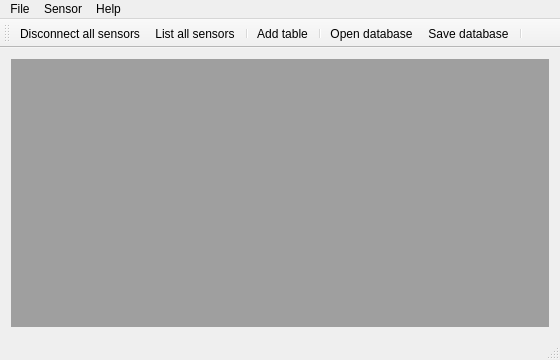
<?xml version="1.0" encoding="UTF-8"?>
<ui version="4.0">
 <class>iSense</class>
 <widget class="QMainWindow" name="iSense">
  <property name="geometry">
   <rect>
    <x>0</x>
    <y>0</y>
    <width>560</width>
    <height>360</height>
   </rect>
  </property>
  <property name="sizePolicy">
   <sizepolicy hsizetype="MinimumExpanding" vsizetype="MinimumExpanding">
    <horstretch>0</horstretch>
    <verstretch>0</verstretch>
   </sizepolicy>
  </property>
  <property name="minimumSize">
   <size>
    <width>560</width>
    <height>360</height>
   </size>
  </property>
  <property name="windowTitle">
   <string>ISense</string>
  </property>
  <widget class="QWidget" name="centralWidget">
   <layout class="QVBoxLayout" name="verticalLayout">
    <item>
     <widget class="QMdiArea" name="mdiArea"/>
    </item>
   </layout>
  </widget>
  <widget class="QMenuBar" name="menuBar">
   <property name="geometry">
    <rect>
     <x>0</x>
     <y>0</y>
     <width>560</width>
     <height>21</height>
    </rect>
   </property>
   <widget class="QMenu" name="menuFile">
    <property name="title">
     <string>File</string>
    </property>
    <addaction name="separator"/>
    <addaction name="actionExit"/>
    <addaction name="separator"/>
   </widget>
   <widget class="QMenu" name="menuSensor">
    <property name="title">
     <string>Sensor</string>
    </property>
    <addaction name="actionList_all_sensors"/>
    <addaction name="separator"/>
    <addaction name="actionDisconnect_all_sensors"/>
   </widget>
   <widget class="QMenu" name="menuHelp">
    <property name="title">
     <string>Help</string>
    </property>
    <addaction name="actionAbout"/>
    <addaction name="actionAbout_QT"/>
   </widget>
   <addaction name="menuFile"/>
   <addaction name="menuSensor"/>
   <addaction name="menuHelp"/>
  </widget>
  <widget class="QToolBar" name="mainToolBar">
   <property name="orientation">
    <enum>Qt::Horizontal</enum>
   </property>
   <property name="toolButtonStyle">
    <enum>Qt::ToolButtonTextUnderIcon</enum>
   </property>
   <attribute name="toolBarArea">
    <enum>TopToolBarArea</enum>
   </attribute>
   <attribute name="toolBarBreak">
    <bool>false</bool>
   </attribute>
   <addaction name="actionDisconnect_all_sensors"/>
   <addaction name="actionList_all_sensors"/>
   <addaction name="separator"/>
   <addaction name="actionAdd_table"/>
   <addaction name="separator"/>
   <addaction name="actionOpen_database"/>
   <addaction name="actionSave_database"/>
   <addaction name="separator"/>
  </widget>
  <widget class="QStatusBar" name="statusBar"/>
  <action name="actionList_all_sensors">
   <property name="icon">
    <iconset resource="icons.qrc">
     <normaloff>:/Icons/Icons/TableSensors.png</normaloff>:/Icons/Icons/TableSensors.png</iconset>
   </property>
   <property name="text">
    <string>List all sensors</string>
   </property>
  </action>
  <action name="actionDisconnect_all_sensors">
   <property name="icon">
    <iconset resource="icons.qrc">
     <normaloff>:/Icons/Icons/Delete.png</normaloff>:/Icons/Icons/Delete.png</iconset>
   </property>
   <property name="text">
    <string>Disconnect all sensors</string>
   </property>
  </action>
  <action name="actionExit">
   <property name="icon">
    <iconset resource="icons.qrc">
     <normaloff>:/Icons/Icons/Exit.png</normaloff>:/Icons/Icons/Exit.png</iconset>
   </property>
   <property name="text">
    <string>Exit</string>
   </property>
  </action>
  <action name="actionAbout">
   <property name="text">
    <string>About</string>
   </property>
  </action>
  <action name="actionAbout_QT">
   <property name="text">
    <string>About QT</string>
   </property>
  </action>
  <action name="actionOpen_database">
   <property name="icon">
    <iconset resource="icons.qrc">
     <normaloff>:/Icons/Icons/Open.png</normaloff>:/Icons/Icons/Open.png</iconset>
   </property>
   <property name="text">
    <string>Open database</string>
   </property>
  </action>
  <action name="actionSave_database">
   <property name="icon">
    <iconset resource="icons.qrc">
     <normaloff>:/Icons/Icons/Save.png</normaloff>:/Icons/Icons/Save.png</iconset>
   </property>
   <property name="text">
    <string>Save database</string>
   </property>
  </action>
  <action name="actionAdd_table">
   <property name="icon">
    <iconset resource="icons.qrc">
     <normaloff>:/Icons/Icons/TableResults.png</normaloff>:/Icons/Icons/TableResults.png</iconset>
   </property>
   <property name="text">
    <string>Add table</string>
   </property>
   <property name="toolTip">
    <string>Add table and select sensors to show in it</string>
   </property>
  </action>
 </widget>
 <layoutdefault spacing="6" margin="11"/>
 <resources>
  <include location="icons.qrc"/>
 </resources>
 <connections>
  <connection>
   <sender>actionExit</sender>
   <signal>triggered()</signal>
   <receiver>iSense</receiver>
   <slot>close()</slot>
   <hints>
    <hint type="sourcelabel">
     <x>-1</x>
     <y>-1</y>
    </hint>
    <hint type="destinationlabel">
     <x>199</x>
     <y>149</y>
    </hint>
   </hints>
  </connection>
  <connection>
   <sender>actionAbout</sender>
   <signal>triggered()</signal>
   <receiver>iSense</receiver>
   <slot>displayAbout()</slot>
   <hints>
    <hint type="sourcelabel">
     <x>-1</x>
     <y>-1</y>
    </hint>
    <hint type="destinationlabel">
     <x>199</x>
     <y>149</y>
    </hint>
   </hints>
  </connection>
  <connection>
   <sender>actionAbout_QT</sender>
   <signal>triggered()</signal>
   <receiver>iSense</receiver>
   <slot>displayAboutQT()</slot>
   <hints>
    <hint type="sourcelabel">
     <x>-1</x>
     <y>-1</y>
    </hint>
    <hint type="destinationlabel">
     <x>279</x>
     <y>179</y>
    </hint>
   </hints>
  </connection>
 </connections>
 <slots>
  <slot>displayAbout()</slot>
  <slot>displayAboutQT()</slot>
 </slots>
</ui>
